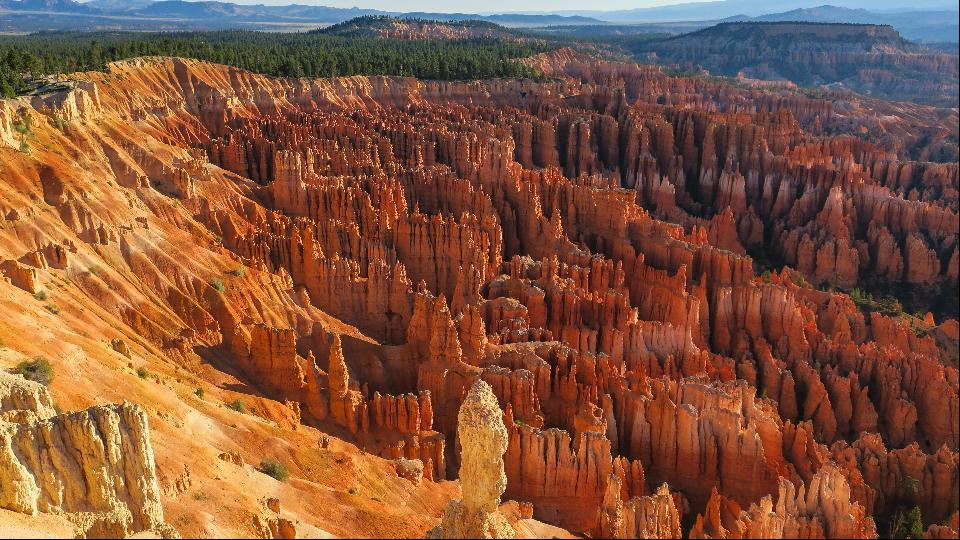
#> input picture SimpleScaling/lq/test2.jpg, 960 x 540 px, given as the content of the folder datasets/train/train_HR, which was not available
$ python generate_multiscale.py
#> lines starting #> are read from the running program, lines starting #| are printed output that depends on the picture; pictures that were not available may be replaced by others from this repository, and a replacement may not be noted
import argparse
import glob
import os
from PIL import Image


def main(args):
    # consider the following three scales,
    # and the smallest image whose shortest edge is 400
    scale_list = [0.75, 0.5, 1 / 3]
    shortest_edge = 400

    path_list = sorted(glob.glob(os.path.join(args.input, '*')))
    for path in path_list:
        print(path)
        basename = os.path.splitext(os.path.basename(path))[0]

        img = Image.open(path)
#> img is the input picture: PIL image 960x540 RGB; mean R, G, B 130.3, 84.3, 60.4
        width, height = img.size
#> width = 960; height = 540
        for idx, scale in enumerate(scale_list):
            print(f'\t{scale:.2f}')
            rlt = img.resize((int(width * scale), int(height * scale)), resample=Image.LANCZOS)
            rlt.save(os.path.join(args.output, f'{basename}T{idx}.png'))
#> this loop made 3 passes
#> pass 2, in main, `rlt = img.resize((int(width * scale), int(height * scale)), resample=I..`:
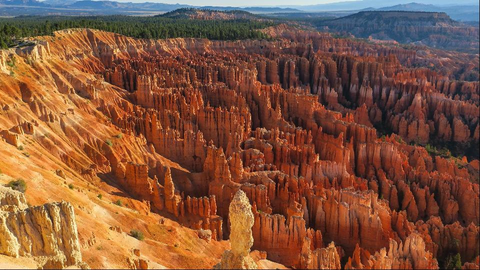
#> rlt: PIL image 480x270 RGB; mean R, G, B 130.3, 84.4, 60.4
#> pass 3, in main, `rlt = img.resize((int(width * scale), int(height * scale)), resample=I..`:
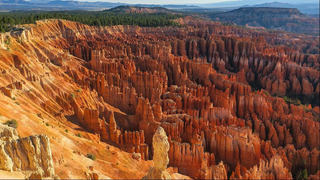
#> rlt: PIL image 320x180 RGB; mean R, G, B 130.3, 84.4, 60.4

        # save the smallest image which the shortest edge is 400
        if width < height:
            ratio = height / width
            width = shortest_edge
            height = int(width * ratio)
        else:
            ratio = width / height
#> ratio = 1.78
            height = shortest_edge
            width = int(height * ratio)
#> width = 711
        rlt = img.resize((int(width), int(height)), resample=Image.LANCZOS)
#> rlt: PIL image 711x400 RGB
        rlt.save(os.path.join(args.output, f'{basename}T{idx+1}.png'))


if __name__ == '__main__':

    parser = argparse.ArgumentParser()
    parser.add_argument('--input', type=str, default='datasets/train/train_HR', help='Input folder')
    parser.add_argument('--output', type=str, default='datasets/train/train_HR_multiscale', help='Output folder')
    args = parser.parse_args()

    os.makedirs(args.output, exist_ok=True)
    main(args)

$ run again, on SimpleScaling/lq/test3.jpg
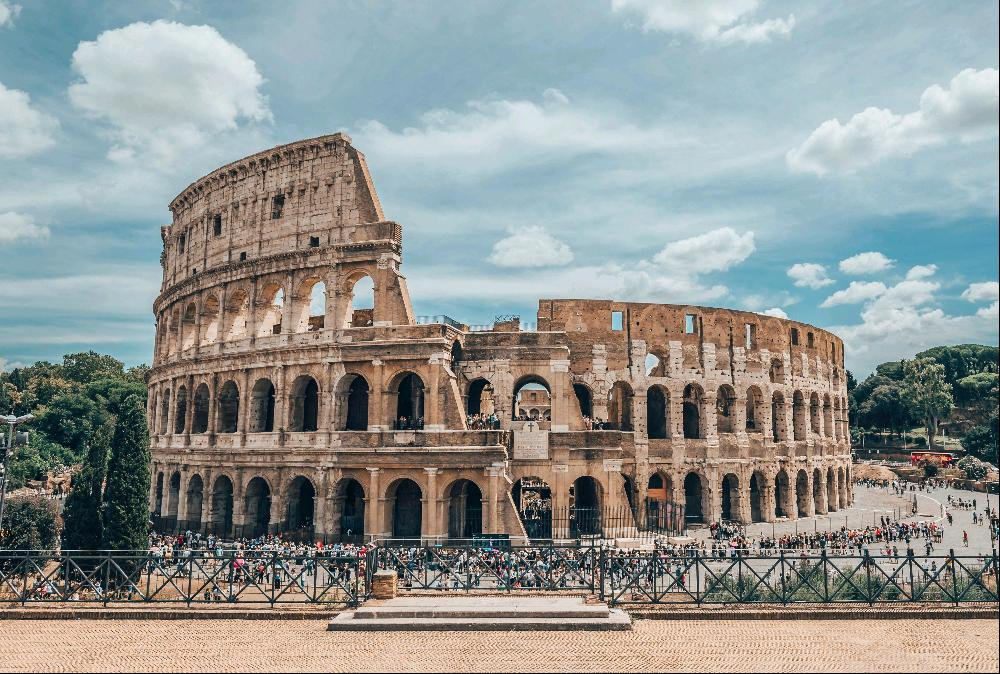
#> input picture SimpleScaling/lq/test3.jpg, 1000 x 674 px, given as the content of the folder datasets/train/train_HR, which was not available
#> in main, img is the input picture: PIL image 1000x674 RGB; mean R, G, B 144.9, 149.1, 146.2
#> the loop in main, `for idx, scale in enumerate(scale_list):` made 3 passes
#> pass 2, in main, `rlt = img.resize((int(width * scale), int(height * scale)), resample=I..`:
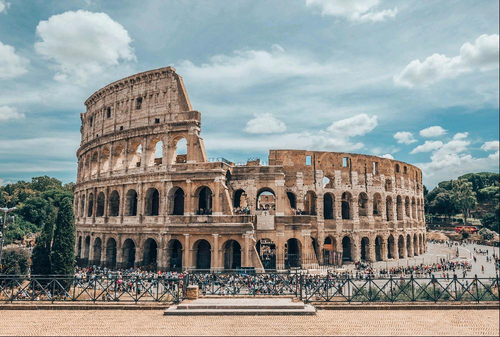
#> rlt: PIL image 500x337 RGB; mean R, G, B 144.9, 149.1, 146.3
#> pass 3, in main, `rlt = img.resize((int(width * scale), int(height * scale)), resample=I..`:
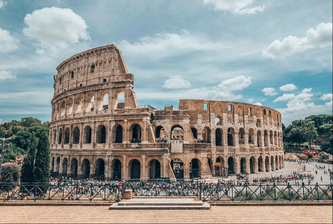
#> rlt: PIL image 333x224 RGB; mean R, G, B 145, 149.2, 146.4

$ run again, on SimpleScaling/lq/test4.jpg
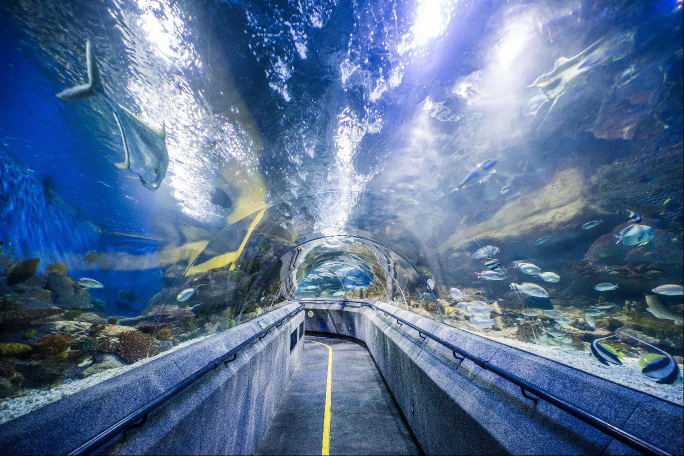
#> input picture SimpleScaling/lq/test4.jpg, 1368 x 912 px, given as the content of the folder datasets/train/train_HR, which was not available (shown at 1/2 size)
#> in main, img is the input picture: PIL image 1368x912 RGB; mean R, G, B 87.9, 113.1, 147.9
#> the loop in main, `for idx, scale in enumerate(scale_list):` made 3 passes
#> pass 1, in main, `rlt = img.resize((int(width * scale), int(height * scale)), resample=I..`:
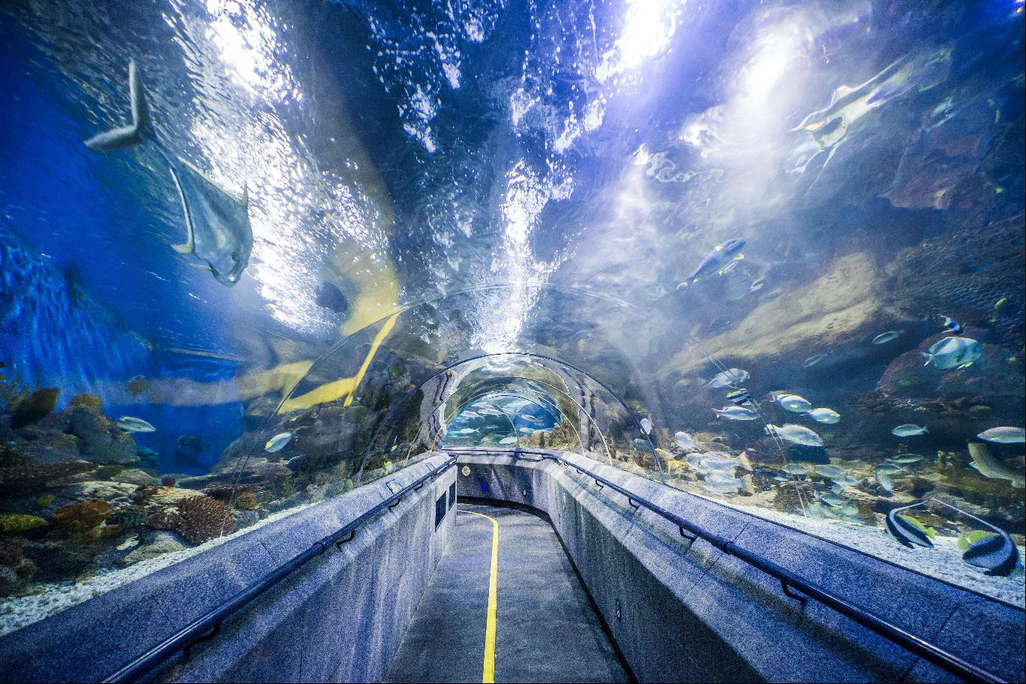
#> rlt: PIL image 1026x684 RGB; mean R, G, B 88, 113.1, 147.9
